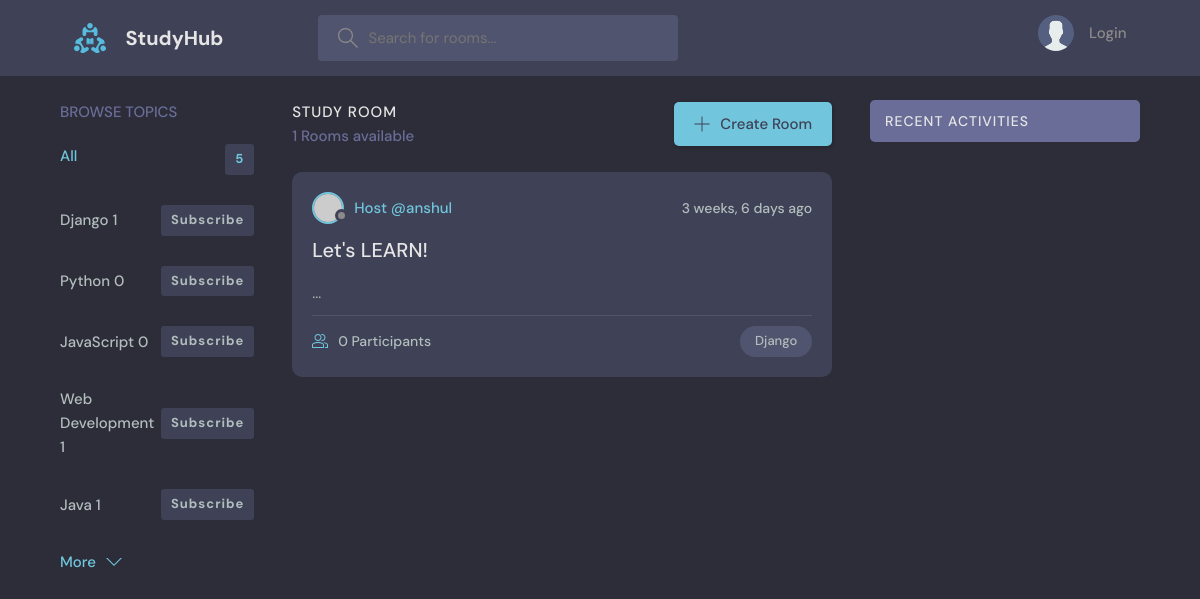
Screenshot of /?q=Django with the database file from the repository.
### base/models.py (models this page shows, shortened)
class Topic(models.Model):
    name = models.CharField(max_length=100)
    subscribe  = models.ManyToManyField(User, related_name='subscribe', blank=True)

class Room(models.Model):
    host = models.ForeignKey(User , on_delete=models.SET_NULL , null=True)
    topic =models.ForeignKey(Topic , on_delete=models.SET_NULL , null=True )
    name = models.CharField(max_length=200)
    description = models.TextField(null=True , blank=True)
    participants = models.ManyToManyField(User , related_name='participants' ,blank=True)
    updated = models.DateTimeField(auto_now=True)
    created = models.DateTimeField(auto_now_add=True)
    class Meta:
        ordering = ['-updated' , '-created']

### base/views.py (the view)
# urls.py: path('' , views.home , name="home"),
def home(request):
    q = request.GET.get('q')
    if q is None:
        q = ''
    rooms = Room.objects.filter(
        Q(topic__name__icontains=q) |
        Q(name__icontains=q) |
        Q(description__icontains=q)
        )
    topics = Topic.objects.all()[:5]
    room_counts = rooms.count()
    room_messages = Message.objects.filter(room__name__icontains=q)
    context={'rooms':rooms , 'topics':topics ,
             'room_counts':room_counts , 'room_messages':room_messages}
    return render(request, 'base/home.html' ,context )

### base/templates/base/home.html (shortened to what this page needs)
{% extends 'main.html' %} {% block content %}
<main class="layout layout--3">
  <div class="container">
    {% include 'base/topics_component.html' %}
    <div class="roomList">
      <div class="roomList__header">
        <div>
          <h2>Study Room</h2>
          <p>{{room_counts}} Rooms available</p>
        </div>
        <a class="btn btn--main" href="{% url 'create-room' %}">
          <svg
            version="1.1"
            xmlns="http://www.w3.org/2000/svg"
            width="32"
            height="32"
            viewBox="0 0 32 32"
          >
            <title>add</title>
            <path
              d="M16.943 0.943h-1.885v14.115h-14.115v1.885h14.115v14.115h1.885v-14.115h14.115v-1.885h-14.115v-14.115z"
            ></path>
          </svg>
          Create Room
        </a>
      </div>
      {% include 'base/feed_component.html' %}
    </div>
    {% include 'base/activity_component.html' %}
  </div>
</main>
{% endblock content %}

### base/templates/base/topics_component.html (shortened to what this page needs)
<div class="topics">
  <div class="topics__header">
    <h2>Browse Topics</h2>
  </div>
  <ul class="topics__list">
    <li class="flex">
      <a href="{% url 'home' %}" class="active">All <span>{{topics.count}}</span></a>
    </li>
    {% for topic in topics %}
      <li style="display: flex; justify-content: space-between; align-items: center;">
        <a href="{% url 'home' %}?q={{topic.name}}" style="text-decoration: none;">{{topic.name}} {{topic.room_set.all.count}}</a>
        <a  href="{% url 'subscribe-topic' topic.id %}" style="text-decoration: none;"><span>Subscribe</span></a>
      </li>
    {% endfor %}
  </ul>
  <a class="btn btn--link" href="{% url 'browse-topics' %}">
    More
    <svg
      version="1.1"
      xmlns="http://www.w3.org/2000/svg"
      width="32"
      height="32"
      viewBox="0 0 32 32"
    >
      <title>chevron-down</title>
      <path d="M16 21l-13-13h-3l16 16 16-16h-3l-13 13z"></path>
    </svg>
  </a>
</div>

### base/templates/base/feed_component.html (shortened to what this page needs)
{% for room in rooms %}
<div class="roomListRoom">
  <div class="roomListRoom__header">
    <a href="{% url 'user-profile' room.host.id %}" class="roomListRoom__author">
      <div class="avatar avatar--small">
        <img src="https://randomuser.me/api/portraits/women/11.jpg" />
      </div>
      <span>Host @{{room.host.username}}</span>
    </a>
    <div class="roomListRoom__actions">
      <span>{{room.created|timesince}} ago</span>
    </div>
  </div>
  <div class="roomListRoom__content">
    <a href="{% url 'room' room.id %}">{{room.name}}</a>
    <p>
      {{room.description}}...
    </p>
  </div>
  <div class="roomListRoom__meta">
    <a href="{% url 'room' room.id %}" class="roomListRoom__joined">
      {{room.participants.all.count}} Participants
    </a>
    <p class="roomListRoom__topic">{{room.topic.name}}</p>
  </div>
</div>
{% endfor %}

### static/styles/style.css (style rules this page uses)
:root { --color-main: #71c6dd; --color-main-light: #e1f6fb; --color-dark: #3f4156; --color-dark-medium: #51546e; --color-dark-light: #696d97; --color-light: #e5e5e5; --color-gray: #8b8b8b; --color-light-gray: #b2bdbd; --color-bg: #2d2d39; --color-success: #5dd693; --color-error: #fc4b0b; }
* { font-family: "DM Sans", -apple-system, BlinkMacSystemFont, "Segoe UI", Roboto, Oxygen, Ubuntu, Cantarell, "Open Sans", "Helvetica Neue", sans-serif; margin: 0; padding: 0; box-sizing: border-box; text-rendering: optimizeLegibility; font-size: inherit; }
html { font-size: 56.25%; }
@media only screen and (min-width: 1200px) { html { font-size: 62.5%; } }
body { line-height: 1.6; font-weight: 400; font-size: 1.5rem; color: var(--color-light-gray); background-color: var(--color-bg); min-height: 100vh; }
img { width: 100%; }
a { display: inline-block; color: var(--color-main); text-decoration: none; }
.container { max-width: 120rem; width: 90%; margin: auto; }
.btn { background-color: transparent; border: none; display: inline-flex; align-items: center; gap: 1rem; cursor: pointer; transition: all ease-in-out 0.3s; padding: 1rem 2rem; border-radius: 5px; box-shadow: 1px 1px 3px 1px rgba(0, 0, 0, 0.15); font-weight: 500; }
.btn--link { border-radius: 0; padding: 0; color: var(--color-main); box-shadow: none; }
.btn--main { background-color: var(--color-main); color: var(--color-dark); }
.btn > svg { fill: currentColor; width: 1.6rem; height: 1.6rem; }
.avatar { position: relative; display: inline-block; border-radius: 50%; border: 2px solid var(--color-main); }
.avatar img { display: block; border-radius: 50%; object-fit: cover; object-position: center; }
.avatar::after { content: ""; display: block; position: absolute; background-color: var(--color-gray); z-index: 111; border-radius: 50%; border: 0.3rem solid var(--color-dark); }
.avatar.avatar--small img { width: 2.8rem; height: 2.8rem; }
.avatar.avatar--small:after { width: 0.7rem; height: 0.7rem; bottom: 0px; right: -6px; }
.layout { margin-top: 2.4rem; }
.layout > .container { display: flex; justify-content: space-between; align-items: flex-start; }
.layout--3 > .container > div:first-child { flex-basis: 18%; max-width: 22.5rem; }
.layout--3 > .container > div:nth-child(2) { flex-basis: 50%; }
.topics__header { margin-bottom: 2rem; }
.topics__header h2 { text-transform: uppercase; font-weight: 500; color: var(--color-dark-light); }
.topics__list { list-style: none; }
.topics__list li a { display: flex; justify-content: space-between; margin-bottom: 3rem; font-weight: 500; color: var(--color-light-gray); transition: all 0.3s ease-in-out; }
.topics__list li a.active, .topics__list li a:hover { color: var(--color-main); }
.topics__list li a span { padding: 0.5rem 1rem; background-color: var(--color-dark); border-radius: 3px; font-size: 1.3rem; font-weight: 700; letter-spacing: 1px; }
.roomList__header { display: flex; justify-content: space-between; align-items: center; margin-bottom: 2.4rem; }
.roomList__header h2 { text-transform: uppercase; font-weight: 500; color: var(--color-light); letter-spacing: 1px; }
.roomList__header p { font-weight: 500; color: var(--color-dark-light); }
.roomListRoom { margin-bottom: 2.4rem; background-color: var(--color-dark); border-radius: 1rem; padding: 2rem; }
.roomListRoom__header { display: flex; justify-content: space-between; align-items: center; }
.roomListRoom__author { font-weight: 500; display: flex; align-items: center; gap: 1rem; }
.roomListRoom__actions { display: flex; align-items: flex-start; gap: 1rem; position: relative; }
.roomListRoom__actions span { font-size: 1.4rem; font-weight: 500; }
.roomListRoom__content { margin: 1rem 0; }
.roomListRoom__content a { font-size: 2rem; font-weight: 500; margin-bottom: 1.5rem; color: var(--color-light); transition: all 0.3s ease-in-out; }
.roomListRoom__meta { border-top: 1px solid var(--color-dark-medium); padding-top: 1rem; display: flex; align-items: center; justify-content: space-between; }
.roomListRoom__joined { color: var(--color-light-gray); display: flex; align-items: center; gap: 1rem; font-size: 1.4rem; font-weight: 500; }
.roomListRoom__joined svg { fill: var(--color-main); width: 1.6rem; height: 1.6rem; }
.roomListRoom__topic { padding: 5px 1.5rem; background-color: var(--color-dark-medium); border-radius: 5rem; font-weight: 500; font-size: 1.3rem; }

### rows the page displays
Topic: name "Django", room_set.all.count "1"
Topic: name "Python", room_set.all.count "0"
Topic: name "JavaScript", room_set.all.count "0"
Topic: name "Web Development", room_set.all.count "1"
Topic: name "Java", room_set.all.count "1"
Room: host.username "anshul", created "3 weeks, 6 days", name "Let's LEARN!", participants.all.count "0", topic.name "Django"

### other values shown
{{ topics.count }} "5"
{{ room_counts }} "1"
